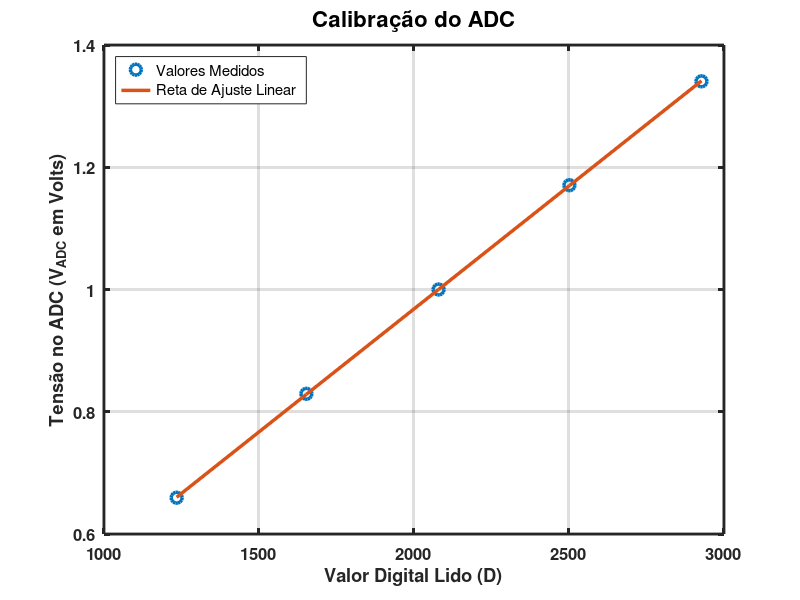

MATLAB code to generate this figure:
% ========================================================
% Calibração do Oscilloscope - Ajuste Linear
% ========================================================
clear; clc; close all;

% 1. Inserir os dados
% Fator2
fator2 = 1/29.3;

% Valores digitais medidos no laboratório (Eixo X)
D = [1234.34, 1652.87, 2079.25, 2501.34, 2927.34];

% Valores teóricos de tensão no pino do ADC (Eixo Y)
Vin = [-9.98, -5, 0, 5, 9.98];
Vadc = ((Vin*fator2) + 1);

% 2. Fazer o ajuste linear (polinómio de grau 1: y = mx + b)
p = polyfit(D, Vadc, 1);

% 3. Extrair os coeficientes
ADC_GAIN = p(1);       % Declive (m)
ADC_OFFSET = p(2);     % Interseção com o eixo Y (b)

% 4. Imprimir os resultados na Command Window
fprintf('--- Resultados da Calibração ---\n');
fprintf('Substituir no ficheiro main.py:\n\n');
fprintf('ADC_GAIN = %.8f\n', ADC_GAIN);
fprintf('ADC_OFFSET = %.6f\n', ADC_OFFSET);
fprintf('--------------------------------\n');

% 5. (Opcional) Gerar o gráfico para o relatório
figure;
plot(D, Vadc, 'o', 'MarkerSize', 8, 'LineWidth', 2.5); % Pontos medidos
hold on;
plot(D, polyval(p, D), '-', 'LineWidth', 2.5);         % Reta de ajuste
set(gca, 'LineWidth', 2, 'FontSize', 12, 'FontWeight', 'bold');
% Formatação do gráfico
title('Calibração do ADC','FontSize', 16);
xlabel('Valor Digital Lido (D)');
ylabel('Tensão no ADC (V_{ADC} em Volts)');
legend('Valores Medidos', 'Reta de Ajuste Linear', 'Location', 'northwest');
grid on;
hold off;
